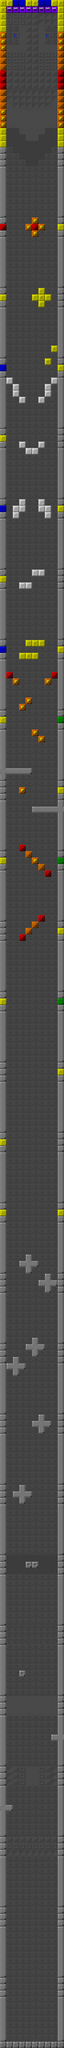

This game map was drawn from its Tiled (.tmx) file and the tilesets committed beside it. A one-line description and the trimmed map source follow:
An orthogonal 10x320 tile map with 32x32 px tiles, 1 tile layer (Floor) and 75 objects (3x devil, 2x chest, 2x meanie, 2x slimer, potion-heal, ...).

<map version="1.4" tiledversion="1.4.3" orientation="orthogonal" renderorder="right-up" width="10" height="320" tilewidth="32" tileheight="32" infinite="0" nextlayerid="6" nextobjectid="114">
 <editorsettings>
  <export format="json" />
 </editorsettings>
 <tileset firstgid="1" name="sprites" tilewidth="32" tileheight="32" tilecount="90" columns="10">
  <image source="../../images/sprites.png" width="320" height="288" />
  <tile id="9">
   <properties>
    <property name="Name" value="splat" />
   </properties>
  </tile>
  <tile id="10">
   <properties>
    <property name="Name" value="spell-lightning" />
   </properties>
  </tile>
  <tile id="11">
   <properties>
    <property name="Name" value="spell-ball" />
   </properties>
  </tile>
  <tile id="12">
   <properties>
    <property name="Name" value="spell-cube" />
   </properties>
  </tile>
  <tile id="20">
   <properties>
    <property name="Name" value="chest" />
   </properties>
  </tile>
  <tile id="21">
   <properties>
    <property name="Name" value="potion-heal" />
   </properties>
  </tile>
  <tile id="22">
   <properties>
    <property name="Name" value="potion-mana" />
   </properties>
  </tile>
  <tile id="23">
   <properties>
    <property name="Name" value="moneybag" />
   </properties>
  </tile>
  <tile id="24">
   <properties>
    <property name="Name" value="orb" />
   </properties>
  </tile>
  <tile id="30">
   <properties>
    <property name="Name" value="key-yellow" />
   </properties>
  </tile>
  <tile id="39">
   <properties>
    <property name="Name" value="exit-portal" />
   </properties>
  </tile>
  <tile id="40">
   <properties>
    <property name="Name" value="meanie" />
   </properties>
  </tile>
  <tile id="41">
   <properties>
    <property name="Name" value="slimer" />
   </properties>
  </tile>
  <tile id="42">
   <properties>
    <property name="Name" value="devil" />
   </properties>
  </tile>
  <tile id="43">
   <properties>
    <property name="Name" value="vore" />
   </properties>
  </tile>
  <tile id="44">
   <properties>
    <property name="Name" value="demon" />
   </properties>
  </tile>
  <tile id="45">
   <properties>
    <property name="Name" value="spider" />
   </properties>
  </tile>
  <tile id="46">
   <properties>
    <property name="Name" value="grinder" />
   </properties>
  </tile>
  <tile id="47">
   <properties>
    <property name="Name" value="snotty" />
   </properties>
  </tile>
  <tile id="48">
   <properties>
    <property name="Name" value="deadhead" />
   </properties>
  </tile>
  <tile id="49">
   <properties>
    <property name="Name" value="cultist" />
   </properties>
  </tile>
  <tile id="50">
   <properties>
    <property name="Name" value="snake" />
   </properties>
  </tile>
  <tile id="51">
   <properties>
    <property name="Name" value="octopus" />
   </properties>
  </tile>
  <tile id="52">
   <properties>
    <property name="Name" value="ogre" />
   </properties>
  </tile>
  <tile id="53">
   <properties>
    <property name="Name" value="orc" />
   </properties>
  </tile>
  <tile id="54">
   <properties>
    <property name="Name" value="wraith" />
   </properties>
  </tile>
  <tile id="55">
   <properties>
    <property name="Name" value="skull" />
   </properties>
  </tile>
  <tile id="56">
   <properties>
    <property name="Name" value="knight" />
   </properties>
  </tile>
  <tile id="57">
   <properties>
    <property name="Name" value="mage" />
   </properties>
  </tile>
  <tile id="63">
   <properties>
    <property name="Name" value="floor-portal" />
   </properties>
  </tile>
 </tileset>
 <layer id="1" name="Floor" width="10" height="320">
  <data>[3200 cells, 3200 non-empty, 27 distinct tile ids]</data>
 </layer>
 <objectgroup id="3" name="Objects">
  <object id="18" name="chest" gid="21" x="60" y="9601.33" width="32" height="32" />
  <object id="19" name="chest" gid="21" x="96" y="9184" width="32" height="32" />
  <object id="20" name="potion-heal" gid="22" x="30.6667" y="9117.33" width="32" height="32" />
  <object id="21" name="potion-mana" gid="23" x="252" y="8766.67" width="32" height="32" />
  <object id="22" name="moneybag" gid="24" x="98.6667" y="8317.33" width="32" height="32" />
  <object id="23" gid="24" x="161.333" y="7804" width="32" height="32" />
  <object id="24" gid="21" x="128" y="7777.33" width="32" height="32" />
  <object id="25" gid="22" x="96" y="7390.67" width="32" height="32" />
  <object id="26" gid="23" x="222.667" y="7042.67" width="32" height="32" />
  <object id="27" gid="24" x="66.6667" y="6752" width="32" height="32" />
  <object id="28" gid="21" x="256" y="6334.67" width="32" height="32" />
  <object id="29" gid="21" x="94.6667" y="6269.33" width="32" height="32" />
 </objectgroup>
 <objectgroup id="4" name="Entities">
  <object id="1" name="meanie" gid="41" x="34.6667" y="10018.7" width="32" height="32" />
  <object id="2" name="meanie" gid="41" x="254.667" y="9893.33" width="32" height="32" />
  <object id="3" gid="41" x="64" y="9662.67" width="32" height="32" />
  <object id="4" gid="41" x="222.667" y="9536" width="32" height="32" />
  <object id="5" gid="41" x="93.3333" y="9310.67" width="32" height="32" />
  <object id="6" gid="41" x="197.333" y="9181.33" width="32" height="32" />
  <object id="7" name="slimer" gid="42" x="124" y="9244" width="32" height="32" />
  <object id="8" name="slimer" gid="42" x="254.667" y="8960" width="32" height="32" />
  <object id="9" gid="42" x="36" y="8828" width="32" height="32" />
  <object id="10" gid="42" x="65.3333" y="8605.33" width="32" height="32" />
  <object id="11" gid="42" x="212" y="8478.67" width="32" height="32" />
  <object id="12" gid="42" x="184" y="8262.67" width="32" height="32" />
  <object id="13" gid="42" x="100" y="8124" width="32" height="32" />
  <object id="14" gid="43" x="262.667" y="7904" width="32" height="32" />
  <object id="15" name="devil" gid="43" x="37.3333" y="7902.67" width="32" height="32" />
  <object id="16" gid="43" x="260" y="7774.67" width="32" height="32" />
  <object id="17" gid="43" x="26.6667" y="7776" width="32" height="32" />
  <object id="30" gid="41" x="158.667" y="7458.67" width="32" height="32" />
  <object id="31" gid="41" x="97.3333" y="7108" width="32" height="32" />
  <object id="32" gid="42" x="130.667" y="6818.67" width="32" height="32" />
  <object id="33" gid="41" x="256" y="6724" width="32" height="32" />
  <object id="34" gid="41" x="158.667" y="6369.33" width="32" height="32" />
  <object id="35" gid="41" x="89.3333" y="6362.67" width="32" height="32" />
  <object id="39" name="devil" gid="43" x="133.333" y="414.667" width="32" height="32" />
  <object id="40" name="devil" gid="43" x="168" y="416" width="32" height="32" />
  <object id="55" gid="42" x="34.6667" y="5724" width="32" height="32" />
  <object id="57" gid="42" x="65.3333" y="5726.67" width="32" height="32" />
  <object id="58" gid="42" x="34.6667" y="5757.33" width="32" height="32" />
  <object id="59" gid="42" x="66.6667" y="5757.33" width="32" height="32" />
  <object id="60" gid="42" x="97.3333" y="5758.67" width="32" height="32" />
  <object id="67" gid="42" x="34.6667" y="5757.33" width="32" height="32" />
  <object id="68" gid="42" x="34.6667" y="5757.33" width="32" height="32" />
  <object id="69" gid="41" x="254.667" y="5733.33" width="32" height="32" />
  <object id="70" gid="41" x="217.333" y="5730.67" width="32" height="32" />
  <object id="71" gid="41" x="185.333" y="5730.67" width="32" height="32" />
  <object id="72" gid="41" x="189.333" y="5757.33" width="32" height="32" />
  <object id="73" gid="41" x="221.333" y="5764" width="32" height="32" />
  <object id="74" gid="41" x="250.667" y="5761.33" width="32" height="32" />
  </objectgroup>
</map>
<!-- 25 of 75 objects omitted -->